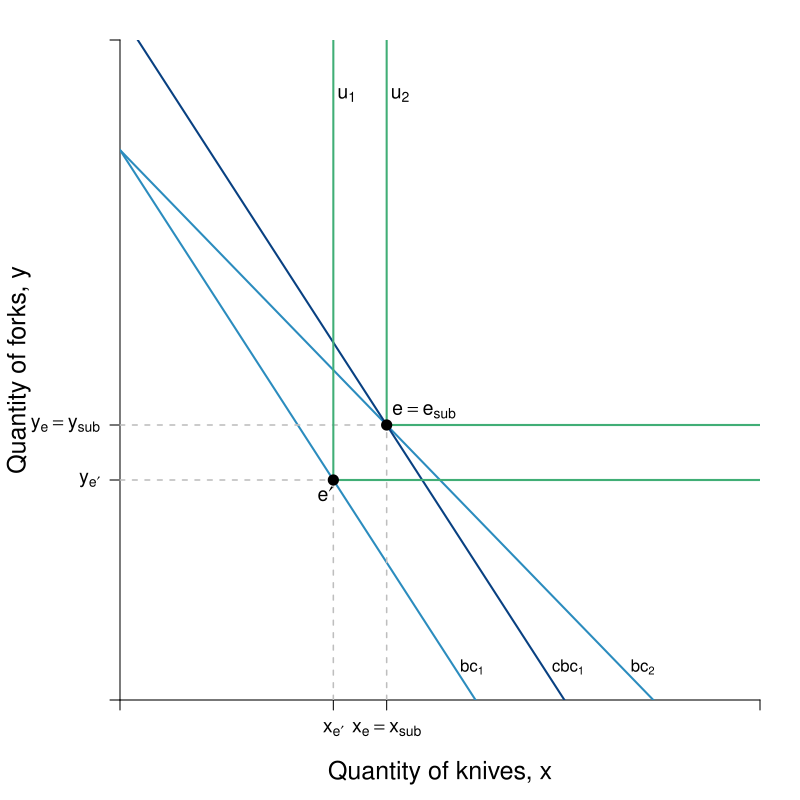

Recreate this plot in R.
#Graph Designers: Simon Halliday + Scott Cohn
#Authors: Bowles and Halliday
#Title: Microeconomics: Competition, Conflict and Coordination


require(shape)
pdf(file = "indmarketdemand/decomposition_leontief.pdf", width = 8, height = 8)

#Set parameters for graphics
axislabelsize <- 1.5
labelsize <- 1.2
graphlinewidth <- 2
segmentlinewidth <- 1.5

COL <- c("#7fc97f", "#beaed4", "#fdc086", "#ffff99", "#386cb0", "#f0027f", "#bf5b17", "#666666")
COLA <- c("#99d8c9","#66c2a4","#41ae76", "#238b45", "#005824")
COLB <- c("#4eb3d3", "#2b8cbe", "#0868ac","#084081")

#Edited the margins to cater for the larger LHS labels
par(mar =  c(5, 6, 2, 2))

mrsA <- function(x, rmax = 10, xmax = 20) {
  rmax - (rmax/xmax)*x
}

uA <- function(x, y, rmax = 2, xmax = 12) {
  y + rmax*x - (1/2)*(rmax/xmax)*x^2
}

indiffA1 <- function(x, uA = 10, rmax = 2.5, xmax = 10) {
  uA - rmax*x + (1/2)*(rmax/xmax)*(x^2)
}

offerCurve <- function(x, w, rmax = 2, xmax = 12) {
  w - rmax*x + (rmax/xmax)*x^2
}

bcA <- function(x, w = 20, px = 2, py = 2) {
  w/(py) - (px/py)*x
}


xlims <- c(0, 12)
ylims <- c(0, 12)

npts <- 501 
x <- seq(xlims[1], xlims[2], length.out = npts)
y <- seq(ylims[1], ylims[2], length.out = npts) 
a <- c(13, 16.75, 19.25)

plot(0, 0, xlim = xlims, ylim = ylims, type = "n",
     xlab = expression(paste("")),
     ylab = expression(paste("")), 
     xaxt = "n", 
     yaxt = "n", 
     cex.lab = axislabelsize, 
     bty = "n",
     xaxs="i", 
     yaxs="i")


ticksy <- c(0, 4, 5 , ylims[2])
ylabels <- c(NA, expression(paste(y[e*minute])), expression(paste(y[e]== y[sub])), NA)
ticksx <- c(0, 4, 5,  xlims[2])
xlabels <- c(NA, expression(paste(x[e*minute])), expression(paste(x[e] == x[sub])), NA)


axis(1, at = ticksx, pos = 0, labels = xlabels, cex.axis = labelsize)
axis(2, at = ticksy, pos = 0, labels = ylabels, las = 1, cex.axis = labelsize)

npts <- 500 
xx1 <- seq(xlims[1], xlims[2], length.out = npts)

#lines(xx1, bcA(xx1, w = 10, p = 1.5), col = COLB[3], lwd = graphlinewidth)
#lines(xx1, bcA(xx1, w = 20, px = 1.333), col = COLB[3], lwd = graphlinewidth)
lines(xx1, bcA(xx1, w = 20, px = 2), col = COLB[2], lwd = graphlinewidth)
lines(xx1, bcA(xx1, w = 20, px = 3), col = COLB[2], lwd = graphlinewidth)
lines(xx1, bcA(xx1, w = 25, px = 3), col = COLB[4], lwd = graphlinewidth)


#Label the axes
#mtext(expression(paste("Quantity of knives, ", x)), side=1, line = 2.5, cex = axislabelsize)
text(0.5*xlims[2], ylims[1] - 0.11*ylims[2], expression(paste("Quantity of knives, ", x)), xpd = TRUE, cex = axislabelsize) 
text(-2, 0.5*ylims[2], expression(paste("Quantity of forks, ", y)), xpd = TRUE, cex = axislabelsize, srt = 90) 

#Label the indifference curves
text(4.25, 11, expression(u[1]), cex = labelsize)
text(5.25, 11, expression(u[2]), cex = labelsize)
#text(6.25, 11, expression(u[3]), cex = labelsize)

#Label the price lines
text(6.6, 0.6, expression(paste(bc[1])))
#text(6.6, 1, expression(paste(p[x] == 3)))
text(9.8, 0.6, expression(paste(bc[2])))
#text(9.8, 1, expression(paste(p[x] == 2)))
text(8.4, 0.6, expression(paste(cbc[1])))
#text(11.4, 3, expression(paste(p[x] == 1.33)))

#Label the offer curve
# text(11, 10.25, expression("Price"), cex = labelsize)
# text(11, 9.75, expression("Offer"), cex = labelsize)
# text(11, 9.25, expression("Curve"), cex = labelsize)

#Segments for points on Offer curve
segments(0, 4, 4, 4, lty = 2, col = "gray" , lwd = segmentlinewidth)
segments(4, 0, 4, 4, lty = 2, col = "gray" , lwd = segmentlinewidth)
segments(0, 5, 5, 5, lty = 2, col = "gray" , lwd = segmentlinewidth)
segments(5, 0, 5, 5, lty = 2, col = "gray" , lwd = segmentlinewidth)
# segments(0, 6, 6, 6, lty = 2, col = "gray" , lwd = segmentlinewidth)
# segments(6, 0, 6, 6, lty = 2, col = "gray" , lwd = segmentlinewidth)

# Add Leontief
segments(4, 4, 4, 22, lty = 1, col = COLA[3] , lwd = graphlinewidth)
segments(4, 4, 19, 4, lty = 1, col = COLA[3] , lwd = graphlinewidth)

segments(5, 5, 5, 22, lty = 1, col = COLA[3] , lwd = graphlinewidth)
segments(5, 5, 22, 5, lty = 1, col = COLA[3] , lwd = graphlinewidth)

#segments(6, 6, 6, 22, lty = 1, col = COLA[3] , lwd = graphlinewidth)
#segments(6, 6, 25, 6, lty = 1, col = COLA[3] , lwd = graphlinewidth)

#Add the offer curve (superimposed on the indifference curves tangent to the price lines)
#segments(2, 2, 23, 23, lty = 1, col = COL[3], lwd = graphlinewidth)

#Annotate points on offer curve mrs = p for each of p = 1, 0.5, 0.25
#Where mrs = 2 - (1/6)*x
points(4, 4, pch = 16, col = "black", cex = 1.5)
points(5, 5, pch = 16, col = "black", cex = 1.5)
#points(6, 6, pch = 16, col = "black", cex = 1.5)

text(3.85, 3.75, expression(paste(e*minute)), cex = labelsize)
text(5.7, 5.25, expression(paste(e == e[sub])), cex = labelsize)
#text(5.85, 5.5, expression(paste(c)), cex = labelsize)

dev.off()
